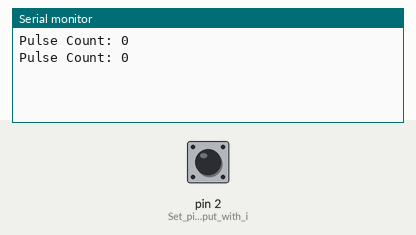
Simulated run of this sketch. Board: Arduino Uno, built with avr-gcc and run on an emulated ATmega328P. On the bench: the last lines printed to the serial monitor. Inputs (shaded band) come from the test bench; at power-on: pin 2 (Set_pin_2_as_input_with_i) HIGH.

Above: at 1.2 s.
1.3 s: pin 2 (Set_pin_2_as_input_with_i) pulled LOW for 0.15 s
At 2.7 s:
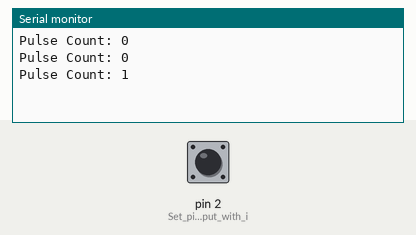
2.9 s: pin 2 (Set_pin_2_as_input_with_i) pulled LOW for 1 s
At 4.8 s:
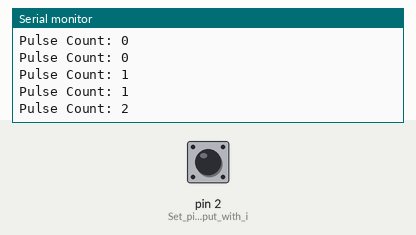
5.4 s: pin 2 (Set_pin_2_as_input_with_i) pulled LOW for 0.15 s
At 6.3 s:
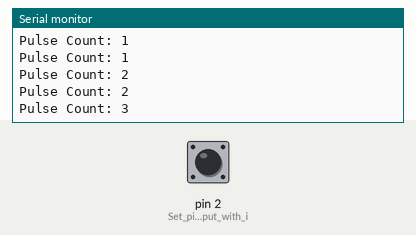
Timing chart, 0 to 8.4 s (numbered marks = the images above; inputs shaded):
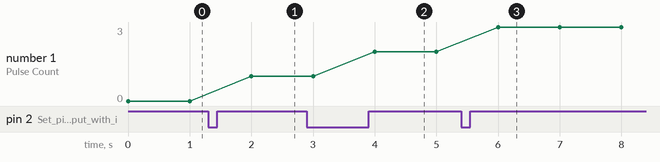

The sketch:

flow_sensor_tesst.ino
```cpp
volatile int pulseCount = 0;  // Stores the number of pulses from the sensor

// Interrupt function to count pulses
void countPulses() {
    pulseCount++;
}

void setup() {
    Serial.begin(9600);   // Start serial communication
    pinMode(2, INPUT_PULLUP);  // Set pin 2 as input with internal pull-up resistor
    attachInterrupt(digitalPinToInterrupt(2), countPulses, RISING);  // Attach interrupt on pin 2
}

void loop() {
    Serial.print("Pulse Count: ");
    Serial.println(pulseCount);  // Print pulse count every second
    delay(1000);
}
```

Measured:
- after the input at 1.3 s, the serial monitor: prints a new line after 0.70 s (image 1)
- after the input at 2.9 s, the serial monitor: prints a new line after 1.1 s (image 2)
- after the input at 5.4 s, the serial monitor: prints a new line after 0.60 s (image 3)
- plotted number 1: 0 → 1 after the input at 1.3 s, 1 → 2 after the input at 2.9 s, 2 → 3 after the input at 5.4 s
